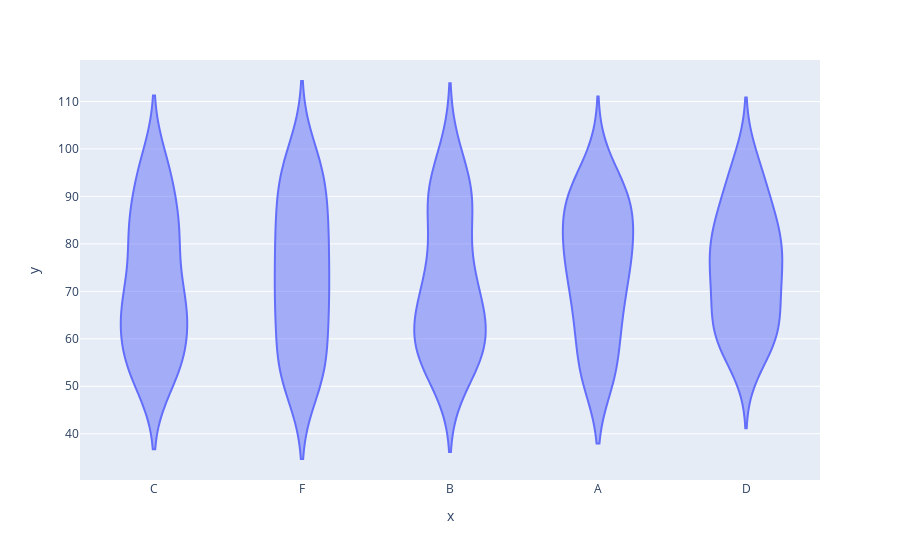

Notebook source saved alongside this figure:
### Code cell
#2.Using the Student Grades, create a violin plot to display the distribution of scores across different grade categories

import numpy as np
import pandas as pd
import plotly.express as px


#Using the Student Grades, create a violin plot to display the distribution of scores across different grade categories

data = {'Grade': np.random.choice(['A', 'B', 'C', 'D', 'F'], 200),
         'Score': np.random.randint(50, 100, 200)
        }
    
df=pd.DataFrame(data)   

fig=px.violin(x=df['Grade'], y=df['Score'])
fig.show()

### Figure 1 — Plotly figure (JSON) as saved in the notebook; plotly's stock layout.template omitted (floating-point values rounded to 4 significant figures; data arrays with more than 128 entries replaced by an {"elided": "..."} marker saying what was removed)
{"data": [{"alignmentgroup": "True", "box": {"visible": false}, "hovertemplate": "x=%{x}<br>y=%{y}<extra></extra>", "legendgroup": "", "marker": {"color": "#636efa"}, "name": "", "offsetgroup": "", "orientation": "v", "scalegroup": "True", "showlegend": false, "type": "violin", "x": {"elided": "200 str values"}, "x0": " ", "xaxis": "x", "y": {"elided": "200 int values"}, "y0": " ", "yaxis": "y"}], "layout": {"autosize": true, "legend": {"tracegroupgap": 0}, "margin": {"t": 60}, "violinmode": "group", "xaxis": {"anchor": "y", "autorange": true, "domain": [0, 1], "range": [-0.5, 4.5], "title": {"text": "x"}, "type": "category"}, "yaxis": {"anchor": "x", "autorange": true, "domain": [0, 1], "range": [30.26, 118.7], "title": {"text": "y"}, "type": "linear"}}}
